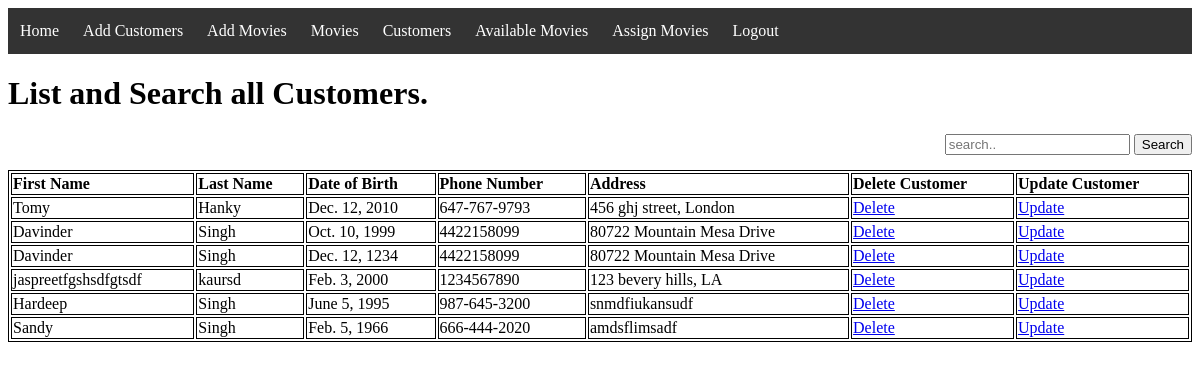
The page /searchcustomers (signed in) on the database its author committed.
### customers/models.py (models this page shows, shortened)
class customers(models.Model):
	fname = models.CharField(max_length=50)
	lname = models.CharField(max_length=60)
	birthdate = models.DateField()
	pnumber = models.CharField(max_length=15)
	address = models.TextField(max_length=50)

### Movierental/views.py (the view)
# urls.py: path("searchcustomers",views.searchcust,name="searchcust"),
@login_required(login_url='index')
def searchcust(request):
	query = request.GET.get('q', '')
	results = cust.objects.filter(Q(fname__icontains=query)  |  Q(lname__icontains=query) )
	return render(request,'searchcustomers.html', {'results': results})

### templates/searchcustomers.html
{% extends "layout.html" %}
{% block content %}
<h1>List and Search all Customers.</h1>
<form  method="GET" action="{% url 'searchcust' %}">
	<div style="float:right" ><input  value="{{request.GET.q}}"  name="q" placeholder="search..">
	<button  class="" type="submit">Search</button></div>
 <br>
 <br>
 <table style="width:100%" >
  <tr>
    <th>First Name</th>
    <th>Last Name</th>
    <th>Date of Birth</th>
    <th>Phone Number</th>
    <th>Address</th>
    <th>Delete Customer</th>
    <th>Update Customer</th>
  </tr>
  {% for obj in results %}
  <tr>
    <td>{{obj.fname}}</td>
    <td>{{obj.lname}}</td>
    <td>{{obj.birthdate}}</td>
    <td>{{obj.pnumber}}</td>
    <td>{{obj.address}}</td>
   <td> <a href ="{% url 'delcust' obj.id %}">Delete</a></td>
    <td> <a href ="{% url 'updatecust' obj.id %}">Update</a></td>
  </tr>
  {% endfor %}
</table>
</form>
{% endblock %}

### templates/layout.html (style rules this page uses)
th { text-align: left; }
table, th, td { border: 1px solid black; }

### rows shown on the page
customers: fname "Tomy", lname "Hanky", birthdate "Dec. 12, 2010", pnumber "647-767-9793", address "456 ghj street, London"
customers: fname "Davinder", lname "Singh", birthdate "Oct. 10, 1999", pnumber "4422158099", address "80722 Mountain Mesa Drive"
customers: fname "Davinder", lname "Singh", birthdate "Dec. 12, 1234", pnumber "4422158099", address "80722 Mountain Mesa Drive"
customers: fname "jaspreetfgshsdfgtsdf", lname "kaursd", birthdate "Feb. 3, 2000", pnumber "1234567890", address "123 bevery hills, LA"
customers: fname "Hardeep", lname "Singh", birthdate "June 5, 1995", pnumber "987-645-3200", address "snmdfiukansudf"
customers: fname "Sandy", lname "Singh", birthdate "Feb. 5, 1966", pnumber "666-444-2020", address "amdsflimsadf"
